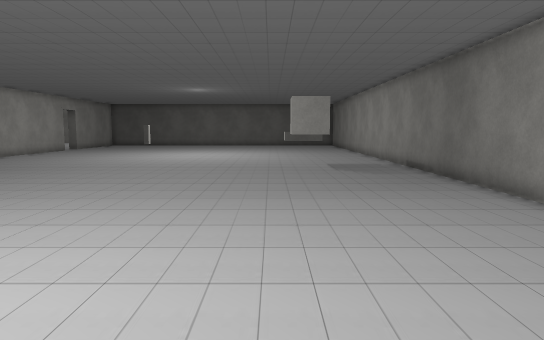
view 1 (above)

23 first-person views from a walk through a scene from a Unity 3-D project. The camera is 1.5 m above the floor, tilts 6° down and sees 70° across. The floor is counted in squares, 1 m on a side. Each view is taken from the middle of a square. On the plan, view 1 faces up. The plan holds only what a view shows up to about 17 squares ahead; the rest is blank. The place goes on beyond the plan. The player character is not drawn. Some surface patterns are stand-ins.

view 2
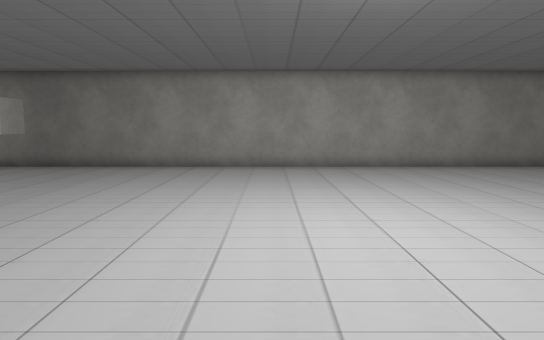

view 3
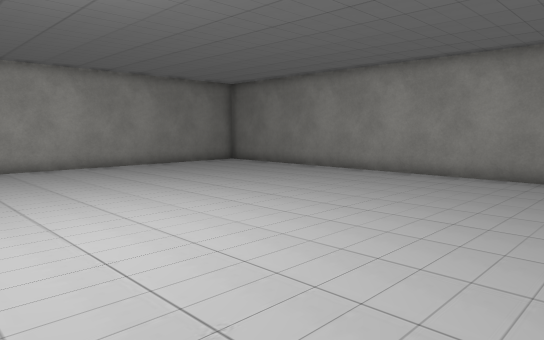

view 4
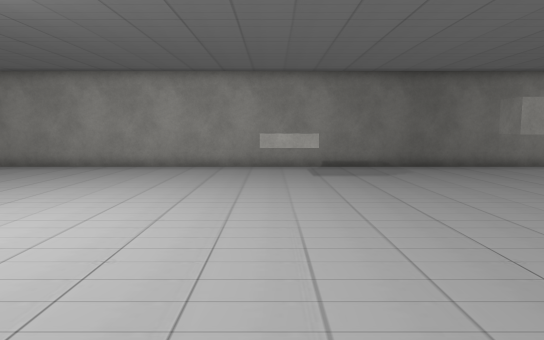

view 5
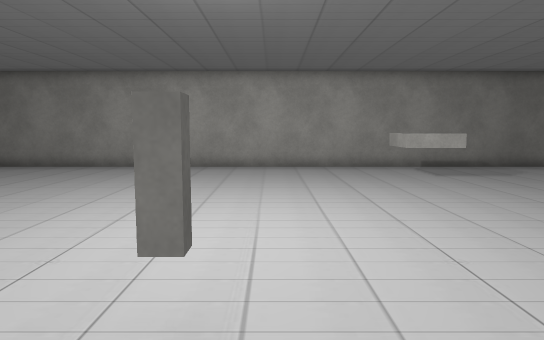

view 6
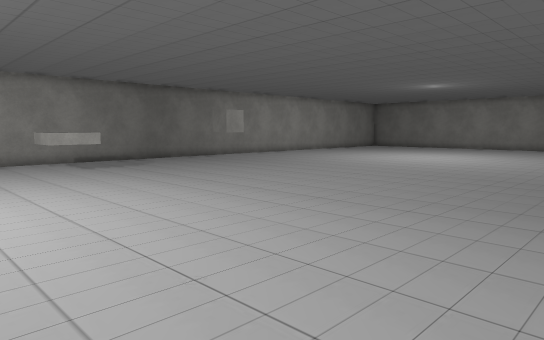

view 7
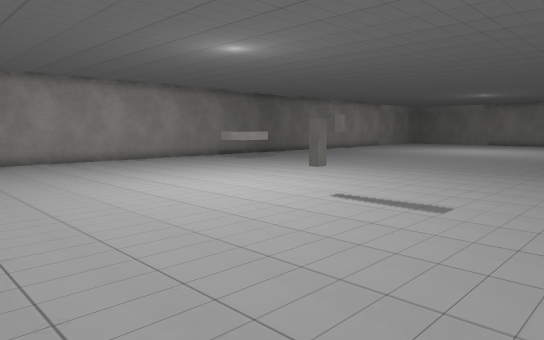

view 8
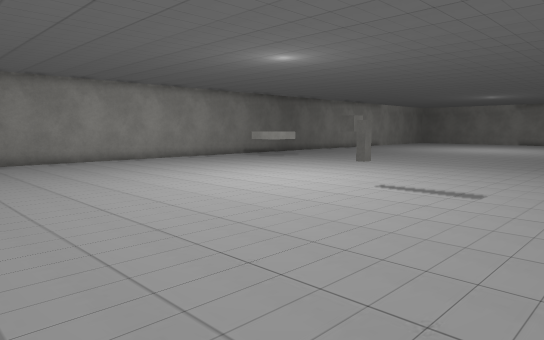

view 9
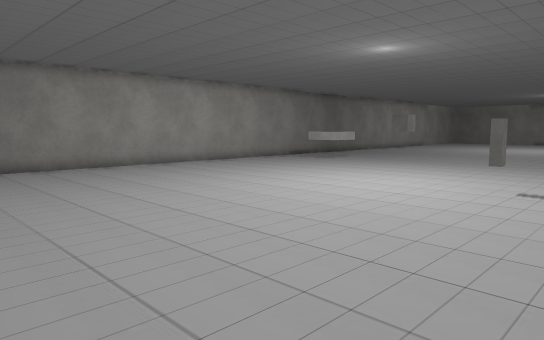

view 10
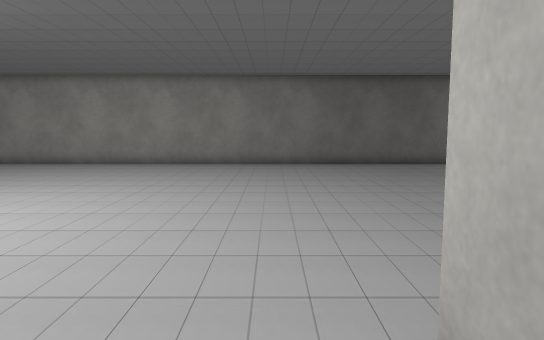

view 11
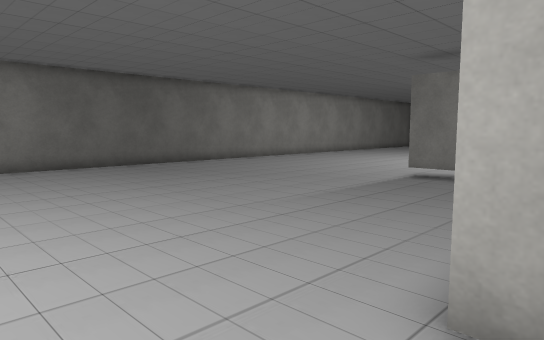

view 12
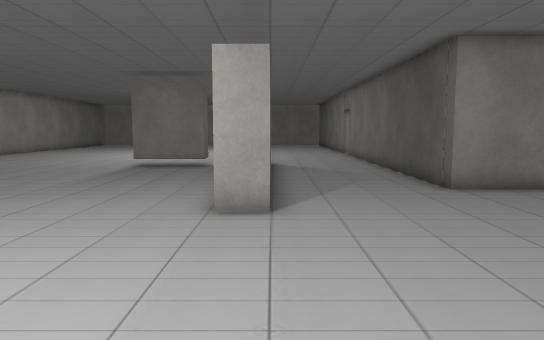

view 13
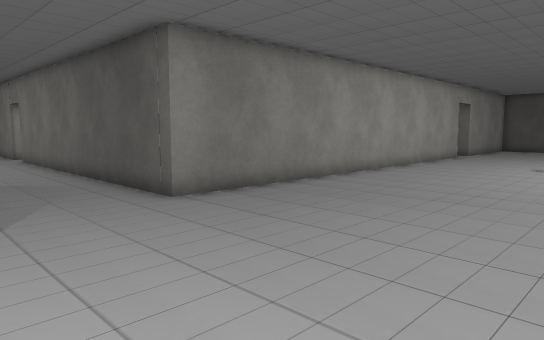

view 14
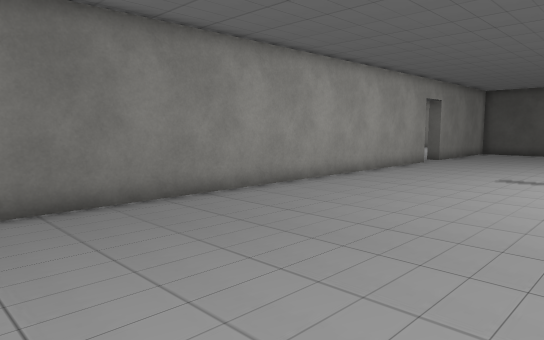

view 15
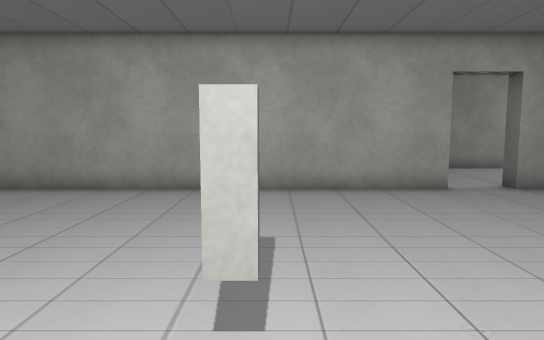

view 16
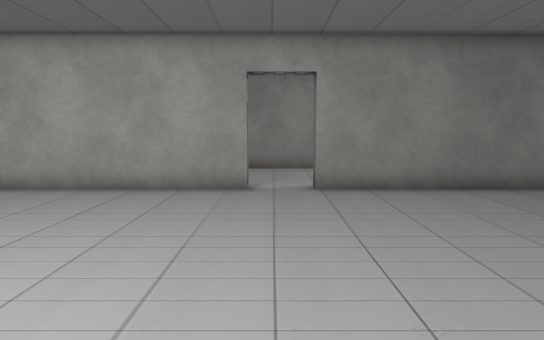

view 17
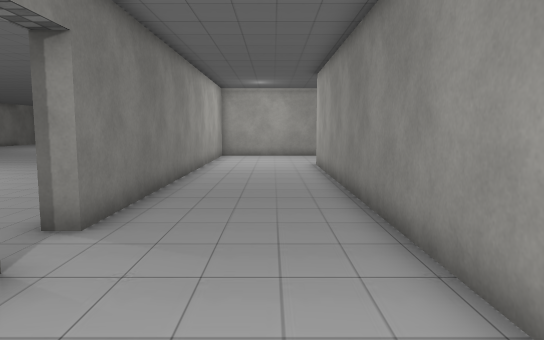

view 18
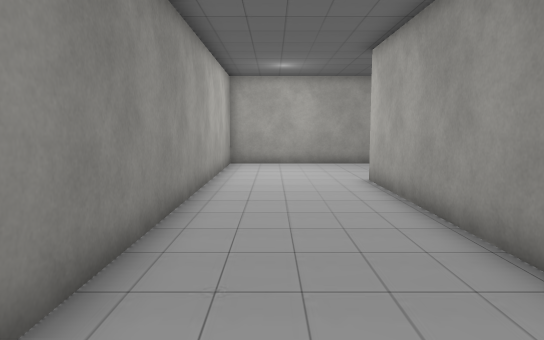

view 19
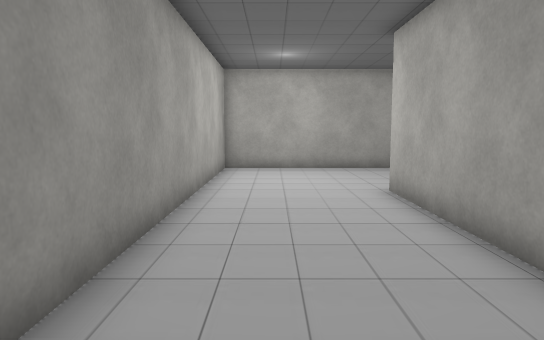

view 20
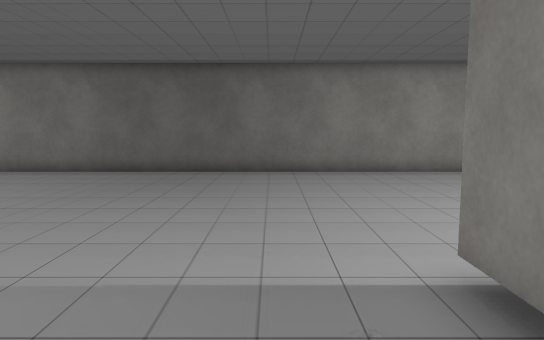

view 21
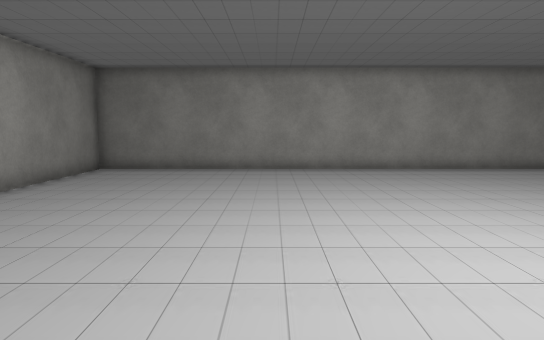

view 22
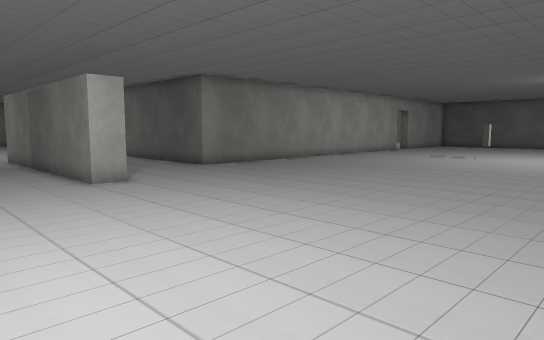

view 23
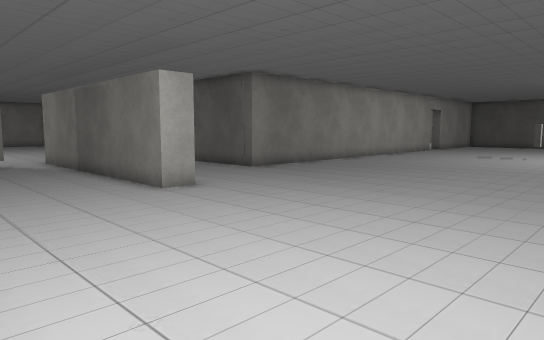

### Floor plan
Points are (right, up) in squares from view 1. A wall is a line through its corners. A room is listed if a view was taken in it or the views show most of it. See-through windows are left out.
Room 1 (views 1, 2, 3, 4, 5, 6, 7, 8, 9, 10, 11, 12, 13, 14, 15, 16, 20, 21, 22, 23)
walls: (-11.9, 6) (-11.9, 5) (-22, 5); (2.2, 16.7) (0.6, 16.7) (0.6, 18.3) (2.2, 18.3); (-7.4, 22.5) (-7.4, 23); (-7.2, 23) (-7.2, 22.5); (-21.9, 3.3) (-20.8, 3.3) (-20.8, 0.2); (-14.6, 27.4) (-14.6, 10.5) (-23.5, 10.5); (-14.6, 33.5) (-14.6, 29.1); (-23.5, -9.7) (5.5, -9.7) (5.5, 33)
ways out: opening at (-15, 28.5) to room 2
objects: other object (1, 11)
Room 2 (views 17, 18, 19)
walls: (-14.6, 29.1) (-15.2, 29.1); (-21.6, 11) (-15.2, 11) (-15.2, 27.4) (-14.6, 27.4); (-19.9, 32) (-19.9, 16.5)
ways out: opening at (-15, 28.5) to room 1

Where each view was taken, in squares from view 1:
view 1: 0 up, 0 right, facing up
view 2: 3 up, 10 left, facing right
view 3: 3 up, 10 left, facing down-right
view 4: 18 up, 10 left, facing right
view 5: 22 up, 10 left, facing right
view 6: 22 up, 13 left, facing down-right
view 7: 30 up, 13 left, facing down-right
view 8: 32 up, 13 left, facing down-right
view 9: 33 up, 10 left, facing down-right
view 10: 7 up, 11 left, facing down
view 11: 6 up, 9 left, facing down-left
view 12: 6 up, 5 left, facing left
view 13: 6 up, 7 left, facing up-left
view 14: 10 up, 7 left, facing up-left
view 15: 23 up, 5 left, facing left
view 16: 28 up, 5 left, facing left
view 17: 33 up, 18 left, facing down
view 18: 28 up, 17 left, facing down
view 19: 26 up, 17 left, facing down
view 20: 4 up, 19 left, facing down
view 21: 5 up, 1 left, facing down
view 22: 1 up, 1 left, facing up-left
view 23: 0 up, 3 left, facing up-left
